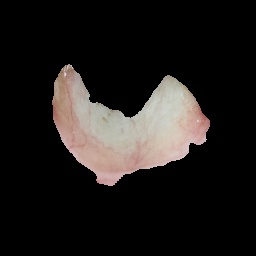
#> input picture sclera_clean_aug/AJ10_20240808_152235_aug0.jpg, 256 x 256 px; its folder holds only this picture in this run
$ python extract_features_aug.py
#> lines starting #> are read from the running program, lines starting #| are printed output that depends on the picture
import cv2
import numpy as np
import os
import pandas as pd
from skimage.measure import shannon_entropy


IMG_DIR = "sclera_clean_aug"
OUT_CSV = "features_aug.csv"

rows = []


for file in os.listdir(IMG_DIR):

    if not file.lower().endswith(".jpg"):
        continue

    path = os.path.join(IMG_DIR, file)

    img = cv2.imread(path)
#> img is the input picture: shape (256, 256, 3); mean B, G, R 26.6, 28.3, 31.6

    if img is None:
        continue


    img = cv2.resize(img, (128,128))
#> img: shape (128, 128, 3)

    rgb = cv2.cvtColor(img, cv2.COLOR_BGR2RGB)
    hsv = cv2.cvtColor(img, cv2.COLOR_BGR2HSV)
#> hsv: shape (128, 128, 3); mean H, S, V 6, 17.8, 31.7
    gray = cv2.cvtColor(img, cv2.COLOR_BGR2GRAY)
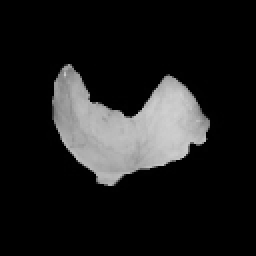
#> gray: shape (128, 128) (shown 2 times larger); min 0, max 208, mean 29.1


    # RGB
    mean_r = np.mean(rgb[:,:,0])
#> mean_r = 31.6
    mean_g = np.mean(rgb[:,:,1])
#> mean_g = 28.35
    mean_b = np.mean(rgb[:,:,2])
#> mean_b = 26.6

    # HSV
    mean_h = np.mean(hsv[:,:,0])
#> mean_h = 5.97
    mean_s = np.mean(hsv[:,:,1])
#> mean_s = 17.84
    mean_v = np.mean(hsv[:,:,2])
#> mean_v = 31.66

    # Entropy
    ent = shannon_entropy(gray)
#> ent = 1.99

    # Yellow index
    yellow = (mean_r + mean_g) / (2*mean_b + 1e-5)
#> yellow = 1.13


    rows.append([
        file,
        mean_r, mean_g, mean_b,
        mean_h, mean_s, mean_v,
        ent, yellow
    ])


df = pd.DataFrame(rows, columns=[
    "image",
    "mean_r","mean_g","mean_b",
    "mean_h","mean_s","mean_v",
    "entropy","yellow_index"
])
#> df = table of 1 rows and 9 columns

df.to_csv(OUT_CSV, index=False)

print("Saved:", OUT_CSV)
print("Total samples:", len(df))
#| Total samples: 1

$ run again, on sclera_clean_aug/AJ14_20240812_101530_aug1.jpg
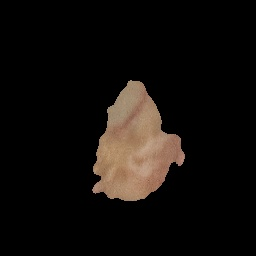
#> input picture sclera_clean_aug/AJ14_20240812_101530_aug1.jpg, 256 x 256 px
#> img is the input picture: shape (256, 256, 3); mean B, G, R 11.2, 14, 17.8
#> img: shape (128, 128, 3)
#> hsv: shape (128, 128, 3); mean H, S, V 4.3, 22, 17.9
#> `gray = cv2.cvtColor(img, cv2.COLOR_BGR2GRAY)`:
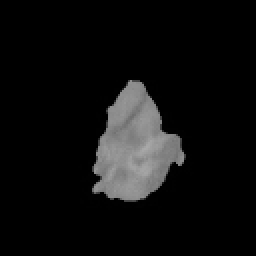
#> gray: shape (128, 128) (shown 2 times larger); min 0, max 169, mean 14.8
#> mean_r = 17.83
#> mean_g = 14.03
#> mean_b = 11.18
#> mean_h = 4.34
#> mean_s = 21.96
#> mean_v = 17.87
#> ent = 1.36
#> yellow = 1.42
#> df = table of 1 rows and 9 columns
#| Total samples: 1

$ run again, on sclera_clean_aug/AJ14_20240812_101534_aug1.jpg
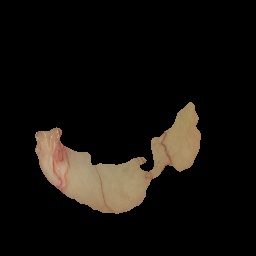
#> input picture sclera_clean_aug/AJ14_20240812_101534_aug1.jpg, 256 x 256 px
#> img is the input picture: shape (256, 256, 3); mean B, G, R 12.5, 16.3, 19.7
#> img: shape (128, 128, 3)
#> hsv: shape (128, 128, 3); mean H, S, V 6.5, 27.6, 19.8
#> `gray = cv2.cvtColor(img, cv2.COLOR_BGR2GRAY)`:
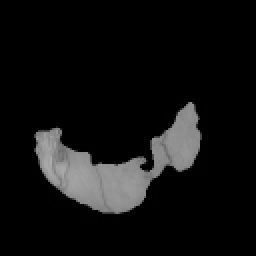
#> gray: shape (128, 128) (shown 2 times larger); min 0, max 173, mean 16.9
#> mean_r = 19.7
#> mean_g = 16.31
#> mean_b = 12.49
#> mean_h = 6.5
#> mean_s = 27.61
#> mean_v = 19.76
#> ent = 1.54
#> yellow = 1.44
#> df = table of 1 rows and 9 columns
#| Total samples: 1

$ run again, on sclera_clean_aug/AJ11_20240808_152534_aug0.jpg
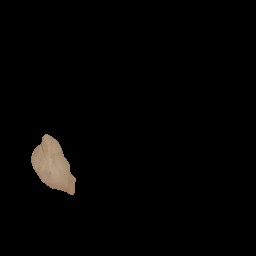
#> input picture sclera_clean_aug/AJ11_20240808_152534_aug0.jpg, 256 x 256 px
#> img is the input picture: shape (256, 256, 3); mean B, G, R 3, 3.6, 4.2
#> img: shape (128, 128, 3)
#> hsv: shape (128, 128, 3); mean H, S, V 1.6, 7, 4.2
#> `gray = cv2.cvtColor(img, cv2.COLOR_BGR2GRAY)`:
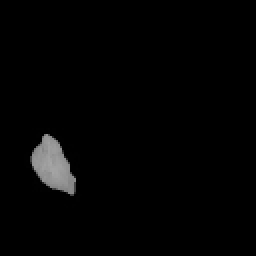
#> gray: shape (128, 128) (shown 2 times larger); min 0, max 166, mean 3.7
#> mean_r = 4.23
#> mean_g = 3.57
#> mean_b = 2.97
#> mean_h = 1.64
#> mean_s = 7.03
#> mean_v = 4.25
#> ent = 0.446
#> yellow = 1.31
#> df = table of 1 rows and 9 columns
#| Total samples: 1
